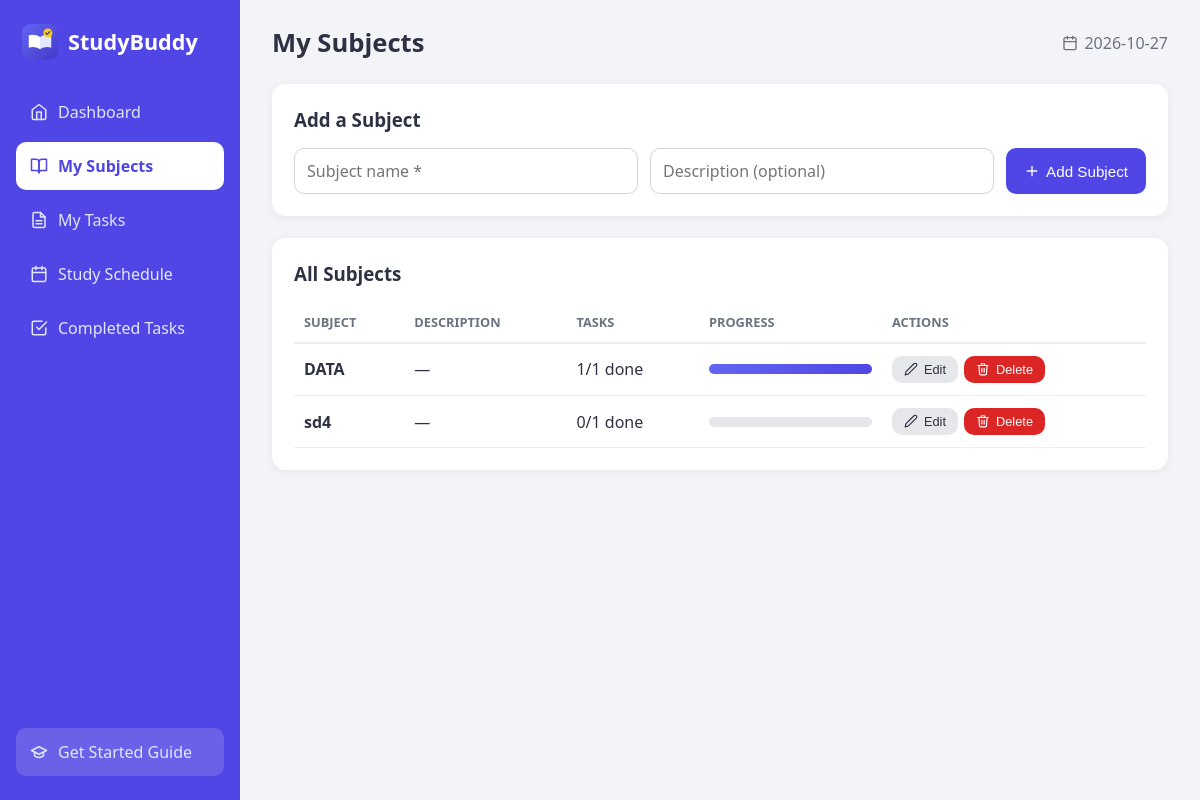
Page /subjects on the committed database.
### tables this page shows
CREATE TABLE subjects (
            subject_id   INTEGER PRIMARY KEY AUTOINCREMENT,
            subject_name TEXT NOT NULL,
            description  TEXT
        );

### app.py (the view)
@app.route("/subjects")
def subjects():
    conn = get_db()
    rows = conn.execute("""
        SELECT s.subject_id, s.subject_name, s.description,
               COUNT(t.task_id) AS total,
               COALESCE(SUM(CASE WHEN t.status='Completed' THEN 1 ELSE 0 END), 0) AS done
        FROM subjects s LEFT JOIN tasks t ON s.subject_id = t.subject_id
        GROUP BY s.subject_id ORDER BY s.subject_name""").fetchall()
    conn.close()
    return render_template("subjects.html", title="My Subjects", subject_list=rows)

### app.py (called while the page is built)
@app.context_processor
def inject_common():
    today = date.today()
    return {"today": today.isoformat(),
            "soon": (today + timedelta(days=3)).isoformat(),
            "STATUSES": STATUSES, "PRIORITIES": PRIORITIES, "TYPES": TYPES}

### database.py (called while the page is built)
def get_db():
    conn = sqlite3.connect(DB_PATH)
    conn.row_factory = sqlite3.Row
    conn.execute("PRAGMA foreign_keys = ON")  # enforce relationships
    return conn

### templates/subjects.html (shortened to what this page needs)
{% extends "base.html" %}
{% from "_icons.html" import icon %}
{% block content %}
<section class="card">
  <h3>Add a Subject</h3>
  <form method="post" action="{{ url_for('add_subject') }}" class="inline-form">
    <input type="text" name="subject_name" placeholder="Subject name *" required maxlength="80">
    <input type="text" name="description" placeholder="Description (optional)" maxlength="200">
    <button class="btn">{{ icon('plus', 16) }} Add Subject</button>
  </form>
</section>
<section class="card">
  <h3>All Subjects</h3>
  {% if subject_list %}
  <div class="table-wrap">
  <table>
    <thead><tr><th>Subject</th><th>Description</th><th>Tasks</th><th>Progress</th><th>Actions</th></tr></thead>
    <tbody>
    {% for s in subject_list %}
      <tr>
        <td><strong>{{ s.subject_name }}</strong></td>
        <td>{{ s.description or '—' }}</td>
        <td>{{ s.done }}/{{ s.total }} done</td>
        <td style="min-width:120px"><div class="progress small"><div class="progress-bar" style="width: {{ (s.done / s.total * 100)|round if s.total else 0 }}%"></div></div></td>
        <td class="actions">
          <button type="button" class="btn btn-sm btn-light" data-modal="subjectModal" data-heading="Edit Subject"
            data-action="{{ url_for('edit_subject', subject_id=s.subject_id) }}"
            data-subject_name="{{ s.subject_name }}" data-description="{{ s.description or '' }}">{{ icon('pencil', 14) }} Edit</button>
          <form method="post" action="{{ url_for('delete_subject', subject_id=s.subject_id) }}"
                onsubmit="return confirm('Delete this subject? (Subjects that still have tasks cannot be deleted.)')">
            <button class="btn btn-sm btn-danger">{{ icon('trash', 14) }} Delete</button>
          </form>
        </td>
      </tr>
    {% endfor %}
    </tbody>
  </table>
  </div>
  {% else %}
    <p class="empty">No subjects yet. Add your first one above!</p>
  {% endif %}
</section>
{% endblock %}

### templates/_icons.html (shortened to what this page needs)
{% macro icon(name, size=18) %}
<svg class="ic" width="{{ size }}" height="{{ size }}" viewBox="0 0 24 24" fill="none" stroke="currentColor" stroke-width="2" stroke-linecap="round" stroke-linejoin="round" aria-hidden="true">{{ p[name]|safe }}</svg>
{%- endmacro %}

### static/css/style.css (style rules this page uses)
:root { --primary:#4f46e5; --primary-dark:#4338ca; --bg:#f3f4f8; --card:#fff; --text:#2d3142; --muted:#6b7280; --red:#dc2626; --amber:#d97706; --green:#16a34a; --radius:14px; }
* { box-sizing: border-box; margin: 0; padding: 0; }
body { font-family: "Segoe UI", Arial, sans-serif; background: var(--bg); color: var(--text); line-height: 1.5; }
.card { background: var(--card); border-radius: var(--radius); padding: 22px; margin-bottom: 22px; box-shadow: 0 2px 10px rgba(0,0,0,.06); transition: .2s; }
.card h3 { margin-bottom: 14px; }
.progress { background: #e5e7eb; border-radius: 99px; height: 26px; overflow: hidden; margin-bottom: 8px; }
.progress.small { height: 10px; margin: 0; }
.progress-bar { background: linear-gradient(90deg, #6366f1, #4f46e5); color: #fff; height: 100%; font-size: .8rem; display: flex; align-items: center; justify-content: center; min-width: 0; transition: width .5s; }
.table-wrap { overflow-x: auto; }
table { width: 100%; border-collapse: collapse; }
th { text-align: left; font-size: .8rem; text-transform: uppercase; color: var(--muted); padding: 10px; border-bottom: 2px solid #eee; }
td { padding: 12px 10px; border-bottom: 1px solid #eee; vertical-align: middle; }
.actions { display: flex; gap: 6px; flex-wrap: wrap; }
.btn { background: var(--primary); color: #fff; border: 0; padding: 10px 18px; border-radius: 10px; cursor: pointer; font-size: .95rem; transition: .2s; }
.btn-sm { padding: 6px 12px; font-size: .8rem; }
.btn-light { background: #e5e7eb; color: var(--text); }
.btn-danger { background: var(--red); }
input, select, textarea { width: 100%; padding: 10px 12px; border: 1px solid #d1d5db; border-radius: 10px; font: inherit; margin-bottom: 12px; }
.inline-form { display: flex; gap: 12px; flex-wrap: wrap; }
.inline-form input { flex: 1; min-width: 180px; margin: 0; }
.ic { flex-shrink: 0; vertical-align: middle; }
.btn { display: inline-flex; align-items: center; gap: 6px; }

### rows in the picture
subjects: subject_name "DATA", description "—", done "1", total "1", {{ (s.done / s.total * 100)|round if s.total else 0 }} 100.0 (drawn), {{ size }} 14 (drawn)
subjects: subject_name "sd4", description "—", done "0", total "1", {{ size }} 14 (drawn)

### other values in the picture
{{ label }} "Dashboard" "My Subjects" "My Tasks" "Study Schedule" "Completed Tasks"
{{ title }} "My Subjects"
{{ today }} "2026-10-27"
